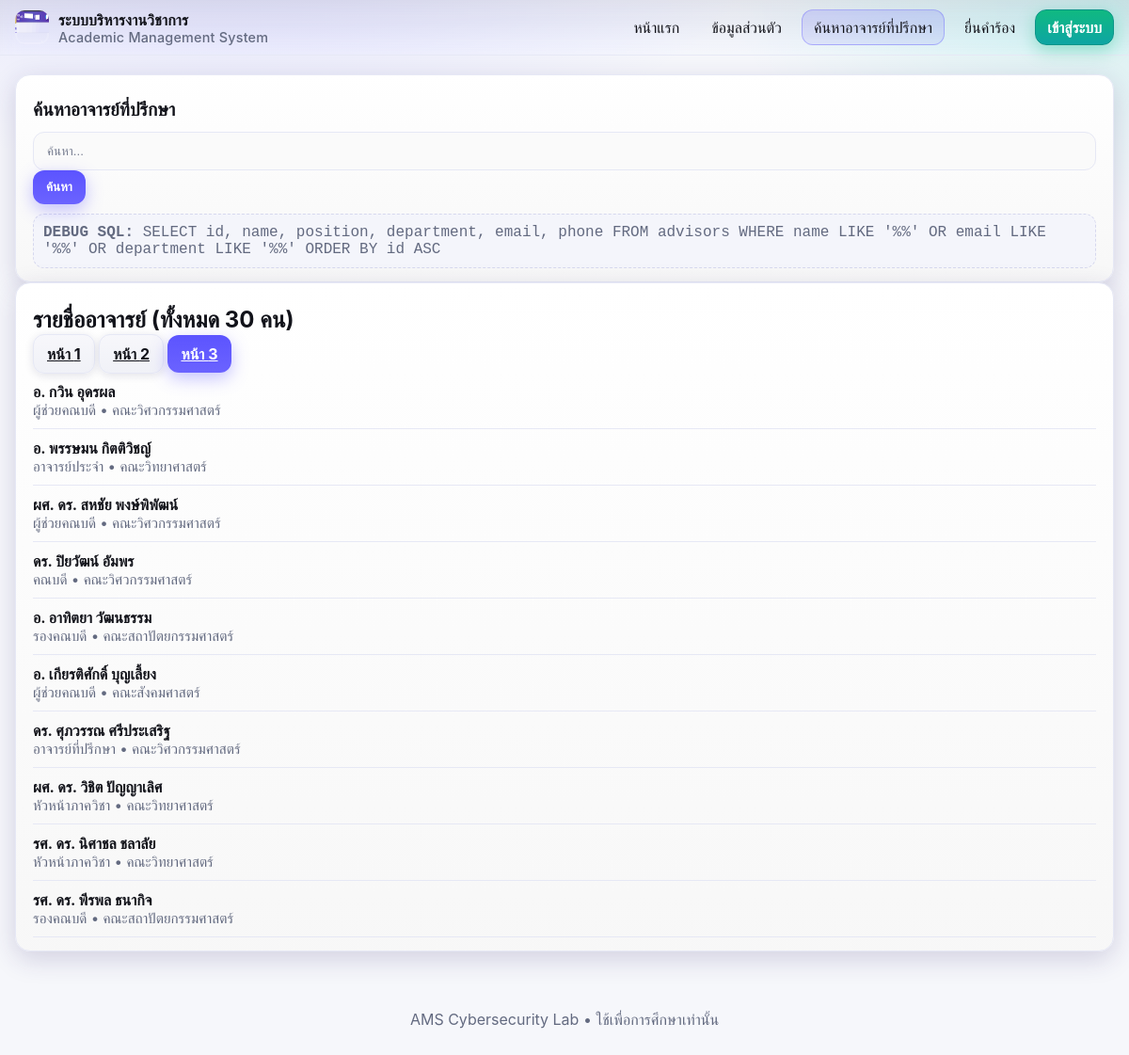
The app's page /advisors.php?page=3 with its own data.
### tables this page shows
CREATE TABLE IF NOT EXISTS advisors (id INT AUTO_INCREMENT PRIMARY KEY, name VARCHAR(120), position VARCHAR(120), department VARCHAR(120), email VARCHAR(120), phone VARCHAR(50));

### src/advisors.php (the view, shortened to what this page needs)
<?php
require 'db.php';
include '_header.php';
$q = $_GET['q'] ?? '';
$sql = "SELECT id, name, position, department, email, phone
        FROM advisors
        WHERE name LIKE '%$q%' OR email LIKE '%$q%' OR department LIKE '%$q%'
        ORDER BY id ASC";
$res = $conn->query($sql);
$rows = [];
while ($res && $row = $res->fetch_assoc()) { $rows[] = $row; }
$perPage = 10;
$total = count($rows);
$pages = max(1, (int)ceil($total / $perPage));
$page = isset($_GET['page']) ? max(1, min($pages, (int)$_GET['page'])) : 1;
$start = ($page - 1) * $perPage;
$current = array_slice($rows, $start, $perPage);
function h($s){ return htmlspecialchars((string)$s, ENT_QUOTES, 'UTF-8'); }
function page_link($n){
  $q = $_GET['q'] ?? '';
  $params = ['page'=>$n];
  return 'advisors.php?' . http_build_query($params);
}
?>
<div class="card">
  <h1>ค้นหาอาจารย์ที่ปรึกษา</h1>
  <form method="get" class="row">
    <input name="q" placeholder="ค้นหา..." value="<?=h($q)?>">
    <button class="btn">ค้นหา</button>
  </form>
  <div class="debug"><b>DEBUG SQL:</b> <?=h($sql)?></div>
</div>
<?php if ($total === 0): ?>
  <div class="card"><p>ไม่พบอาจารย์ที่ปรึกษา</p></div>
<?php else: ?>
  <div class="card">
    <h2>รายชื่ออาจารย์ (ทั้งหมด <?=h($total)?> คน)</h2>
    <div class="row" role="tablist" style="flex-wrap:wrap; gap:8px; margin-bottom:10px">
      <?php for($i=1;$i<=$pages;$i++): ?>
        <a href="<?=h(page_link($i))?>"
           class="btn <?= $i===$page ? '' : 'btn-secondary' ?>"
           role="tab"
           aria-selected="<?= $i===$page ? 'true':'false' ?>"
        >หน้า <?=h($i)?></a>
      <?php endfor; ?>
    </div>
    <ul style="list-style:none; padding:0; margin:0">
      <?php foreach($current as $row): ?>
        <li style="padding:10px 0; border-bottom:1px solid var(--border)">
          <div style="font-weight:700"><?=h($row['name'])?></div>
          <div class="hint"><?=h($row['position'])?> • <?=h($row['department'])?></div>
        </li>
      <?php endforeach; ?>
    </ul>
  </div>
<?php endif; ?>
<?php include '_footer.php'; ?>

### src/assets/style.css (style rules this page uses)
:root { --bg:#f6f7fb; --surface:#ffffff; --text:#12131a; --muted:#636a80; --border:#e6e8f5; --border-strong:#d6d8ee; --primary:#5c54ff; --primary-2:#8a7bff; --primary-3:#6b63ff; --accent:#00bfa6; --warn:#ffcc00; --danger:#ff5570; --ok:#22c55e; --ring: rgba(92,84,255,.35); --radius:16px; --shadow:0 8px 28px rgba(45,35,105,.18); --shadow-2:0 2px 10px rgba(24,21,72,.12); }
html,body { height:100% }
body { margin:0; font-family: Inter, ui-sans-serif, system-ui, -apple-system, Segoe UI, Roboto, Ubuntu, Cantarell, "Noto Sans", Arial; color:var(--text); background: var(--bg); background-image: radial-gradient(1000px 500px at 20% -10%, rgba(92,84,255,.15), transparent 60%), radial-gradient(700px 400px at 100% 0%, rgba(0,191,166,.12), transparent 60%); background-repeat:no-repeat; }
.card { background: var(--surface); border:1px solid var(--border); border-radius:var(--radius); box-shadow:var(--shadow); padding:18px 18px 14px; }
.card h1,.card h2 { margin:6px 0 12px }
.card h1 { font-size:1.2rem }
.card .hint { color:var(--muted); font-size:.95rem }
input,select,textarea { width:100%; box-sizing:border-box; padding:12px 14px; border-radius:12px; background:#fbfbfd; border:1px solid var(--border); color:var(--text); outline:none; transition:border .18s, box-shadow .18s, background .18s; }
input::placeholder { color:#9096ad }
.btn, button { -webkit-appearance:none; appearance:none; border:0; cursor:pointer; padding:10px 14px; border-radius:12px; font-weight:700; background: linear-gradient(180deg, var(--primary), var(--primary-3)); color:#fff; box-shadow:0 6px 18px rgba(92,84,255,.35); transition: transform .08s ease, box-shadow .2s ease, filter .2s ease; }
.btn-secondary { background: linear-gradient(180deg, #f7f7fb, #f0f1f7); color:var(--text); box-shadow:var(--shadow-2); border:1px solid var(--border); }
.debug { margin-top:10px; background:#f4f5fb; border:1px dashed var(--border-strong); border-radius:12px; padding:10px; color:var(--muted); font-family: ui-monospace, SFMono-Regular, Menlo, Consolas, "Liberation Mono", monospace; overflow:auto; }

### records on screen
advisors: name "อ. กวิน อุดรผล", position "ผู้ช่วยคณบดี", department "คณะวิศวกรรมศาสตร์"
advisors: name "อ. พรรษมน กิตติวิชญ์", position "อาจารย์ประจำ", department "คณะวิทยาศาสตร์"
advisors: name "ผศ. ดร. สหชัย พงษ์พิพัฒน์", position "ผู้ช่วยคณบดี", department "คณะวิศวกรรมศาสตร์"
advisors: name "ดร. ปิยวัฒน์ อัมพร", position "คณบดี", department "คณะวิศวกรรมศาสตร์"
advisors: name "อ. อาทิตยา วัฒนธรรม", position "รองคณบดี", department "คณะสถาปัตยกรรมศาสตร์"
advisors: name "อ. เกียรติศักดิ์ บุญเลี้ยง", position "ผู้ช่วยคณบดี", department "คณะสังคมศาสตร์"
advisors: name "ดร. ศุภวรรณ ศรีประเสริฐ", position "อาจารย์ที่ปรึกษา", department "คณะวิศวกรรมศาสตร์"
advisors: name "ผศ. ดร. วิชิต ปัญญาเลิศ", position "หัวหน้าภาควิชา", department "คณะวิทยาศาสตร์"
advisors: name "รศ. ดร. นิศาชล ชลาลัย", position "หัวหน้าภาควิชา", department "คณะวิทยาศาสตร์"
advisors: name "รศ. ดร. พีรพล ธนากิจ", position "รองคณบดี", department "คณะสถาปัตยกรรมศาสตร์"

### other values on screen
$sql "SELECT id, name, position, department, email, phone FROM advisors WHERE name LIKE '%%' OR email LIKE '%%' OR department LIKE '%%' ORDER BY id ASC"
$total "30"
